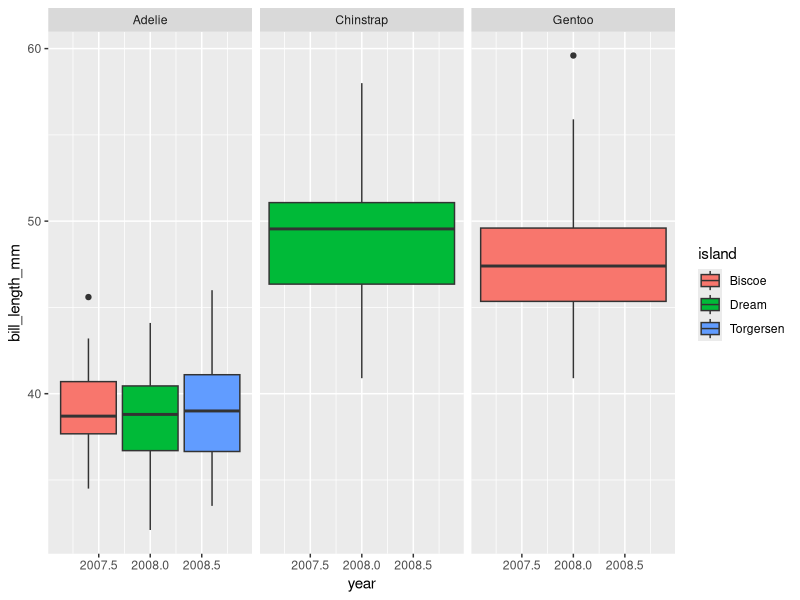

Source code (R):
#### Practice rstatix ####
#### Created by: Vivian Vy Le ####
#### Updated on: 2022-03-29 ####

#### load library ####
library(rstatix)
library(tidyverse)
library(ggplot2)
library(palmerpenguins)

#### load data ####
view(penguins)
view(ToothGrowth)
view(mpg)

#### testing functions ####
stats<-penguins %>%
  group_by(species) %>%
  get_summary_stats(bill_length_mm, bill_depth_mm, body_mass_g, flipper_length_mm, type = "full")
view(stats)
# type is the type of summary statstics 
# type = common, common values for stats
# type = full, calcualtes for all descriptive stats


outliers <- penguins %>%
  group_by(species) %>%
  identify_outliers(bill_length_mm)
view(outliers)
#only allows one variable name for detecting outliers
  
normality <- penguins %>%
  group_by(species) %>%
  shapiro_test(bill_length_mm, bill_depth_mm, body_mass_g, flipper_length_mm)
view(normality)

#shaprio_test() and mshapiro_test() are the same functions, can use either or

test_tooth <- ToothGrowth %>%
  t_test(len ~ 1, mu = 0)
view(test_tooth)
#one-stats t test, comparing to the normal distribution
# x ~ group
# x is a numeric variable, group is a factor with one or multiple levels
# mu = mean
  
test_pen <- penguins %>%
  t_test(flipper_length_mm ~ 1, mu = 0)
view(test_pen)
  
test_paired <- ToothGrowth %>%
  t_test(len ~ supp)
view(test_paired)

#len is a variable
#supp is at least two categories
#example above is a paired
#if unpaired, add paired = FALSE after the formula

tooth_anova <- ToothGrowth %>%
  anova_test(len ~ dose)
view(tooth_anova)

group_tooth <- ToothGrowth %>%
  group_by(supp) %>%
  anova_test(len ~ dose)
view(group_tooth)
# supp is a categorical column
# len is a variable
# dos = dosage that is fixed values between 0.5, 1.0, and 2.0

## testing anova test with penguins data
penguins_clean <- penguins %>%
  drop_na()
view(penguins_clean)

anova_pen<-penguins_clean %>%
  group_by(species) %>%
  anova_test(year ~ flipper_length_mm)
view(anova_pen)
get_anova_table(anova_pen, correction = "GG")
#can use get_anova_table to save anova data as a tibble in the console
#may need to drop NA's before using ANOVA testing



#example of two-way anova
twoanovapen <- penguins_clean %>%
  group_by(species) %>%
  anova_test(year ~ bill_length_mm*bill_depth_mm)
view(twoanovapen)
get_anova_table(twoanovapen) #calls the anova table in the console

#example of one-way anova
oneanovapens <- penguins %>%
  anova_test(year ~ flipper_length_mm)
view(oneanovapens)
#without dropping NAs, the warning message is NA detected in rows: 4272, removing this rows before the analysis

#grouped one-way anova test
group_anova <- penguins_clean %>%
  group_by(species) %>%
  anova_test(year ~ flipper_length_mm)
view(group_anova)



## plotting
penguins_clean %>%
  ggplot() +
  geom_boxplot(aes(x = year, y = bill_length_mm, fill = island)) +
  facet_wrap(~species)

## functions for the group project that worked
#get_summary_stats
#sharpio_test
#t_test()
#anova_test()
